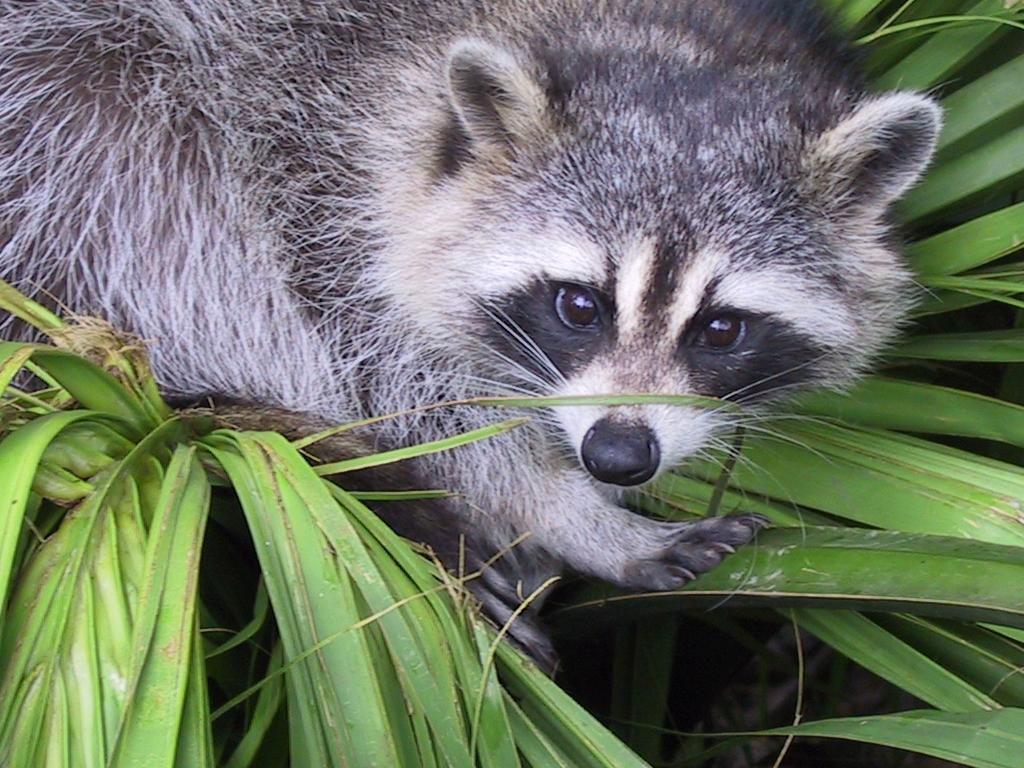
#> input picture 1-array/ex04/animal.jpeg, 1024 x 768 px
$ python rotate.py
#> lines starting #> are read from the running program, lines starting #| are printed output that depends on the picture
### 1-array/ex04/load_image.py
from PIL import Image
import numpy as np


def ft_load(path: str) -> np.ndarray:
    """
    Loads an image from specified file path, and provide information about
    the image.

    Parameters
    ----------
    path: str
        Path to image

    Returns
    -------
    numpy.ndarray
        A NumPy array representing the image's pixel datas in RGB format.
    """
#> called with path = 'animal.jpeg'
    try:
        im = Image.open(path)
#> im is the input picture: PIL image 1024x768 RGB; mean R, G, B 110.7, 117.7, 102.1
        pixel_data = np.array(im)
        print(
            f"File format: {im.format}\n"
            f"The shape of image is: {pixel_data.shape}"
        )
#| File format: JPEG
#| The shape of image is: (768, 1024, 3)
        return (pixel_data)
    except FileNotFoundError:
        print(f"FileNotFoundError: No such file or directory: {path}")

### 1-array/ex04/rotate.py
def rotate(zoomed_image, rotation):
    """
    Rotates image at 90 degrees for specified times

    Parameters
    ----------
    zoomed_image: numpy.ndarray
        An array representing the zoomed image's pixel properties
    rotation: int
        The number of times to rotate the image in 90 degrees

    Returns
    -------
    numpy.ndarray
        The NumPy array representing the rotated image's pixel properties
    """

    # Convert rotation count to degrees, and simplify large numbers
    rot_angle = (rotation * 90) % 360
    rot_angle = (rot_angle + 360) if rot_angle < 0 else rot_angle
    w = zoomed_image.shape[1]
    h = zoomed_image.shape[0]

    # Reshape back to 2D array
    zoomed_image = np.reshape(zoomed_image, (h, w))

    # Create new image array
    if rot_angle % 180 == 0:
        rot_image = zoomed_image.copy()
    else:
        rot_image = np.zeros((w, h))

    # Get new rotated image size
    r_w = rot_image.shape[1]
    r_h = rot_image.shape[0]

    # Loop to transpose each pixel
    for row in range(r_h):
        for col in range(r_w):
            if (rot_angle == 90):
                rot_image[row][col] = zoomed_image[h - col - 1][row]
            elif (rot_angle == 180):
                rot_image[row][col] = zoomed_image[h - row - 1][w - col - 1]
            elif (rot_angle == 270):
                rot_image[row][col] = zoomed_image[col][w - row - 1]
    return (rot_image)


def zoom_image(image_data, scale):
    """
    Zooms and convert image to grayscale

    Parameters
    ----------
    image_data: numpy.ndarray
        An array representing the image's pixel properties
    scale: int
        The scaling factor for zooming the image

    Returns
    -------
    numpy.ndarray
        The NumPy array representing the zoomed image's pixel properties
    """
#> called with scale = 2
    height, width = image_data.shape[0], image_data.shape[1]
#> height = 768; width = 1024
    new_height, new_width = round(height // scale), round(width // scale)
#> new_height = 384; new_width = 512
    start_h_index = round((height - new_height) / 2)
#> start_h_index = 192
    start_w_index = round((width - new_width) / 2)
#> start_w_index = 256
    zoomed_image = image_data[
        start_h_index:(start_h_index + new_height),
        start_w_index:(start_w_index + new_width)
    ]
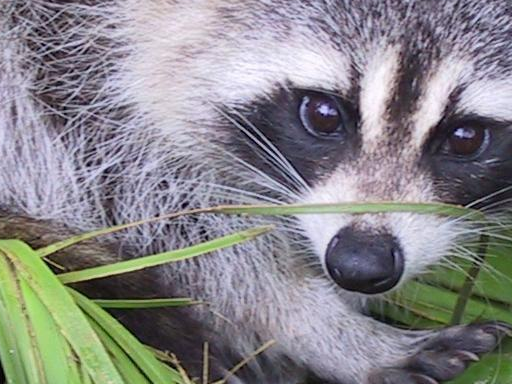
#> zoomed_image: shape (384, 512, 3); mean R, G, B 135.4, 134.4, 137.1
    grayscale = np.reshape(
        np.mean(zoomed_image, axis=2).astype(int),
        (new_height, new_width, 1)
    )
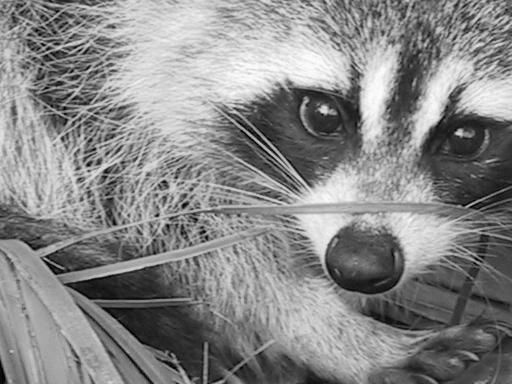
#> grayscale: shape (384, 512, 1) int64; min 0, max 254, mean 135.3
    return (grayscale)


def zoom_and_rotate(image_data, scale, rotation):
    if not isinstance(image_data, np.ndarray):
        raise ValueError("image_data must be a NumPy array")
    elif not isinstance(scale, (int, float)) or scale <= 0:
        raise ValueError("scale must be a positive int/float")
    elif not isinstance(rotation, int):
        raise ValueError("rotation angle must be an integer")
    zoomed_image = zoom_image(image_data, scale)
    print(
        f"New shape after slicing: {zoomed_image.shape}"
        f" or {zoomed_image.shape[:2]}"
    )
#| New shape after slicing: (384, 512, 1) or (384, 512)
    print(zoomed_image)
#> (printed output is left out)
    rotated_image = rotate(zoomed_image, rotation)
#> after the loop in rotate, `for row in range(r_h):`:
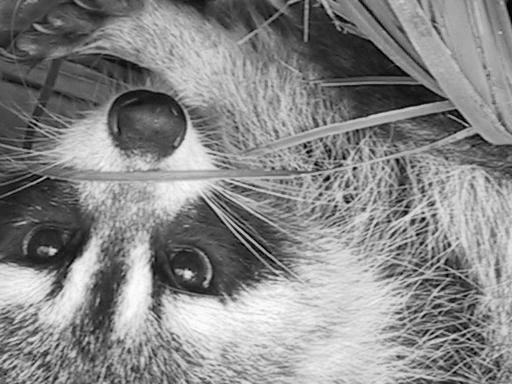
#> rot_image: shape (384, 512) int64; min 0, max 254, mean 135.3
    print(f"New shape after transpose: {rotated_image.shape}")
#| New shape after transpose: (384, 512)
    print(rotated_image)
#> (printed output is left out)
    plt.imshow(rotated_image, cmap="grey")
    plt.savefig('rotated_image.jpeg', bbox_inches='tight')


def main():
    """Main function"""
    image_data = ft_load("animal.jpeg")
    scale = 2
    rotation = -10
    if image_data is not None:
        zoom_and_rotate(image_data, scale, rotation)


if __name__ == "__main__":
    import numpy as np
    import matplotlib.pyplot as plt
    from load_image import ft_load
    main()
